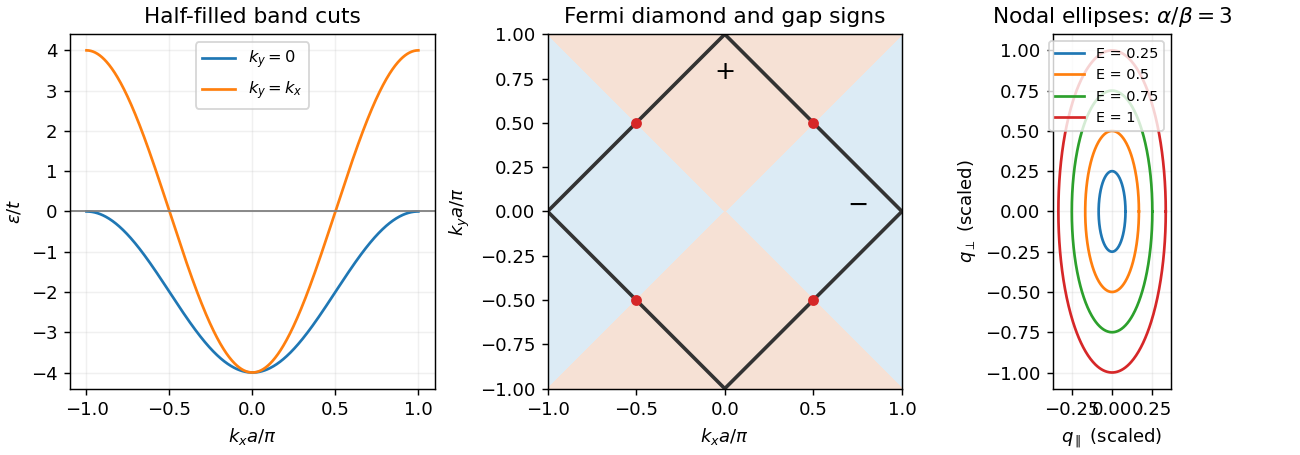

This chart was generated by the following Python code:
"""Original half-filled band, Fermi surface, gap signs and nodal contours."""
from pathlib import Path

import matplotlib.pyplot as plt
import numpy as np


def main():
    fig, axes = plt.subplots(1, 3, figsize=(10, 3.5), layout="constrained")
    x = np.linspace(-np.pi, np.pi, 601)
    axes[0].plot(x/np.pi, -2*(1+np.cos(x)), label=r"$k_y=0$")
    axes[0].plot(x/np.pi, -4*np.cos(x), label=r"$k_y=k_x$")
    axes[0].axhline(0, color="0.5", lw=1)
    axes[0].set(xlabel=r"$k_xa/\pi$", ylabel=r"$\varepsilon/t$", title="Half-filled band cuts")
    axes[0].legend(fontsize=9)
    xx, yy = np.meshgrid(x, x)
    gap = np.cos(xx)-np.cos(yy)
    axes[1].contourf(xx/np.pi, yy/np.pi, gap, levels=[-2, 0, 2], colors=["#dcebf5", "#f6e1d5"])
    axes[1].plot([0, 1, 0, -1, 0], [1, 0, -1, 0, 1], color="0.2", lw=2)
    for s in [-1, 1]:
        for t in [-1, 1]:
            axes[1].plot(s/2, t/2, "o", color="tab:red", ms=5)
    axes[1].text(0, .75, "+", ha="center", fontsize=14)
    axes[1].text(.75, 0, "−", ha="center", fontsize=14)
    axes[1].set(xlim=(-1, 1), ylim=(-1, 1), xlabel=r"$k_xa/\pi$", ylabel=r"$k_ya/\pi$",
                title="Fermi diamond and gap signs", aspect="equal")
    angle = np.linspace(0, 2*np.pi, 501)
    for energy in [.25, .5, .75, 1]:
        axes[2].plot(energy*np.cos(angle)/3, energy*np.sin(angle), label=f"E = {energy:g}")
    axes[2].set(xlabel=r"$q_\parallel$ (scaled)", ylabel=r"$q_\perp$ (scaled)",
                title=r"Nodal ellipses: $\alpha/\beta=3$", aspect="equal")
    axes[2].legend(fontsize=8, loc="upper right")
    for ax in [axes[0], axes[2]]:
        ax.grid(alpha=.18)
    fig.savefig(Path(__file__).with_suffix(".png").name, dpi=130, facecolor="white")
    plt.close(fig)


if __name__ == "__main__":
    main()
